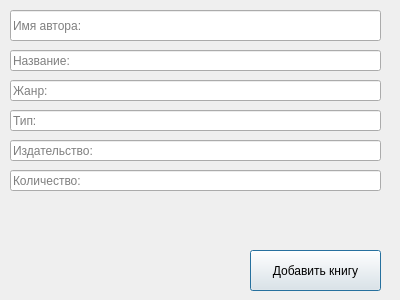
<?xml version="1.0" encoding="UTF-8"?>
<ui version="4.0">
 <class>BookInputForm</class>
 <widget class="QDialog" name="BookInputForm">
  <property name="geometry">
   <rect>
    <x>0</x>
    <y>0</y>
    <width>400</width>
    <height>300</height>
   </rect>
  </property>
  <property name="windowTitle">
   <string>Dialog</string>
  </property>
  <widget class="QPushButton" name="pushButton">
   <property name="geometry">
    <rect>
     <x>250</x>
     <y>250</y>
     <width>131</width>
     <height>41</height>
    </rect>
   </property>
   <property name="text">
    <string>Добавить книгу</string>
   </property>
  </widget>
  <widget class="QLineEdit" name="lineEdit">
   <property name="geometry">
    <rect>
     <x>10</x>
     <y>10</y>
     <width>371</width>
     <height>31</height>
    </rect>
   </property>
   <property name="placeholderText">
    <string>Имя автора:</string>
   </property>
  </widget>
  <widget class="QLineEdit" name="lineEdit_2">
   <property name="geometry">
    <rect>
     <x>10</x>
     <y>50</y>
     <width>371</width>
     <height>21</height>
    </rect>
   </property>
   <property name="text">
    <string/>
   </property>
   <property name="placeholderText">
    <string>Название:</string>
   </property>
  </widget>
  <widget class="QLineEdit" name="lineEdit_3">
   <property name="geometry">
    <rect>
     <x>10</x>
     <y>80</y>
     <width>371</width>
     <height>21</height>
    </rect>
   </property>
   <property name="placeholderText">
    <string>Жанр:</string>
   </property>
  </widget>
  <widget class="QLineEdit" name="lineEdit_4">
   <property name="geometry">
    <rect>
     <x>10</x>
     <y>110</y>
     <width>371</width>
     <height>21</height>
    </rect>
   </property>
   <property name="placeholderText">
    <string>Тип:</string>
   </property>
  </widget>
  <widget class="QLineEdit" name="lineEdit_5">
   <property name="geometry">
    <rect>
     <x>10</x>
     <y>140</y>
     <width>371</width>
     <height>21</height>
    </rect>
   </property>
   <property name="placeholderText">
    <string>Издательство:</string>
   </property>
  </widget>
  <widget class="QLineEdit" name="lineEdit_6">
   <property name="geometry">
    <rect>
     <x>10</x>
     <y>170</y>
     <width>371</width>
     <height>21</height>
    </rect>
   </property>
   <property name="placeholderText">
    <string>Количество:</string>
   </property>
  </widget>
 </widget>
 <resources/>
 <connections/>
</ui>
